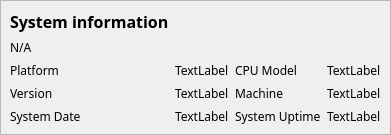
            <widget class="QWidget" name="sysinfo">
             <layout class="QVBoxLayout" name="verticalLayout_10">
              <property name="spacing">
               <number>10</number>
              </property>
              <property name="leftMargin">
               <number>0</number>
              </property>
              <property name="topMargin">
               <number>0</number>
              </property>
              <property name="rightMargin">
               <number>0</number>
              </property>
              <property name="bottomMargin">
               <number>0</number>
              </property>
              <item alignment="Qt::AlignmentFlag::AlignTop">
               <widget class="QFrame" name="frame">
                <property name="frameShape">
                 <enum>QFrame::Shape::StyledPanel</enum>
                </property>
                <property name="frameShadow">
                 <enum>QFrame::Shadow::Raised</enum>
                </property>
                <layout class="QGridLayout" name="gridLayout_6">
                 <item row="0" column="0">
                  <widget class="QLabel" name="label_42">
                   <property name="font">
                    <font>
                     <family>Asus Rog</family>
                     <pointsize>12</pointsize>
                     <bold>true</bold>
                    </font>
                   </property>
                   <property name="text">
                    <string>System information</string>
                   </property>
                  </widget>
                 </item>
                 <item row="2" column="0">
                  <widget class="QLabel" name="label_44">
                   <property name="font">
                    <font>
                     <family>Asus Rog</family>
                    </font>
                   </property>
                   <property name="text">
                    <string>Platform</string>
                   </property>
                  </widget>
                 </item>
                 <item row="2" column="1">
                  <widget class="QLabel" name="label_49">
                   <property name="font">
                    <font>
                     <family>Asus Rog</family>
                    </font>
                   </property>
                   <property name="text">
                    <string>TextLabel</string>
                   </property>
                  </widget>
                 </item>
                 <item row="3" column="2">
                  <widget class="QLabel" name="label_51">
                   <property name="font">
                    <font>
                     <family>Asus Rog</family>
                    </font>
                   </property>
                   <property name="text">
                    <string>Machine</string>
                   </property>
                  </widget>
                 </item>
                 <item row="4" column="1">
                  <widget class="QLabel" name="label_48">
                   <property name="font">
                    <font>
                     <family>Asus Rog</family>
                    </font>
                   </property>
                   <property name="text">
                    <string>TextLabel</string>
                   </property>
                  </widget>
                 </item>
                 <item row="3" column="0">
                  <widget class="QLabel" name="label_45">
                   <property name="font">
                    <font>
                     <family>Asus Rog</family>
                    </font>
                   </property>
                   <property name="text">
                    <string>Version</string>
                   </property>
                  </widget>
                 </item>
                 <item row="2" column="2">
                  <widget class="QLabel" name="label_50">
                   <property name="font">
                    <font>
                     <family>Asus Rog</family>
                    </font>
                   </property>
                   <property name="text">
                    <string>CPU Model</string>
                   </property>
                  </widget>
                 </item>
                 <item row="1" column="0">
                  <widget class="QLabel" name="label_43">
                   <property name="font">
                    <font>
                     <family>Asus Rog</family>
                    </font>
                   </property>
                   <property name="text">
                    <string>N/A</string>
                   </property>
                  </widget>
                 </item>
                 <item row="3" column="1">
                  <widget class="QLabel" name="label_46">
                   <property name="font">
                    <font>
                     <family>Asus Rog</family>
                    </font>
                   </property>
                   <property name="text">
                    <string>TextLabel</string>
                   </property>
                  </widget>
                 </item>
                 <item row="4" column="0">
                  <widget class="QLabel" name="label_47">
                   <property name="font">
                    <font>
                     <family>Asus Rog</family>
                    </font>
                   </property>
                   <property name="text">
                    <string>System Date</string>
                   </property>
                  </widget>
                 </item>
                 <item row="4" column="2">
                  <widget class="QLabel" name="label_52">
                   <property name="font">
                    <font>
                     <family>Asus Rog</family>
                    </font>
                   </property>
                   <property name="text">
                    <string>System Uptime</string>
                   </property>
                  </widget>
                 </item>
                 <item row="2" column="3">
                  <widget class="QLabel" name="label_53">
                   <property name="font">
                    <font>
                     <family>Asus Rog</family>
                    </font>
                   </property>
                   <property name="text">
                    <string>TextLabel</string>
                   </property>
                  </widget>
                 </item>
                 <item row="3" column="3">
                  <widget class="QLabel" name="label_54">
                   <property name="font">
                    <font>
                     <family>Asus Rog</family>
                    </font>
                   </property>
                   <property name="text">
                    <string>TextLabel</string>
                   </property>
                  </widget>
                 </item>
                 <item row="4" column="3">
                  <widget class="QLabel" name="label_55">
                   <property name="font">
                    <font>
                     <family>Asus Rog</family>
                    </font>
                   </property>
                   <property name="text">
                    <string>TextLabel</string>
                   </property>
                  </widget>
                 </item>
                </layout>
               </widget>
              </item>
             </layout>
            </widget>
